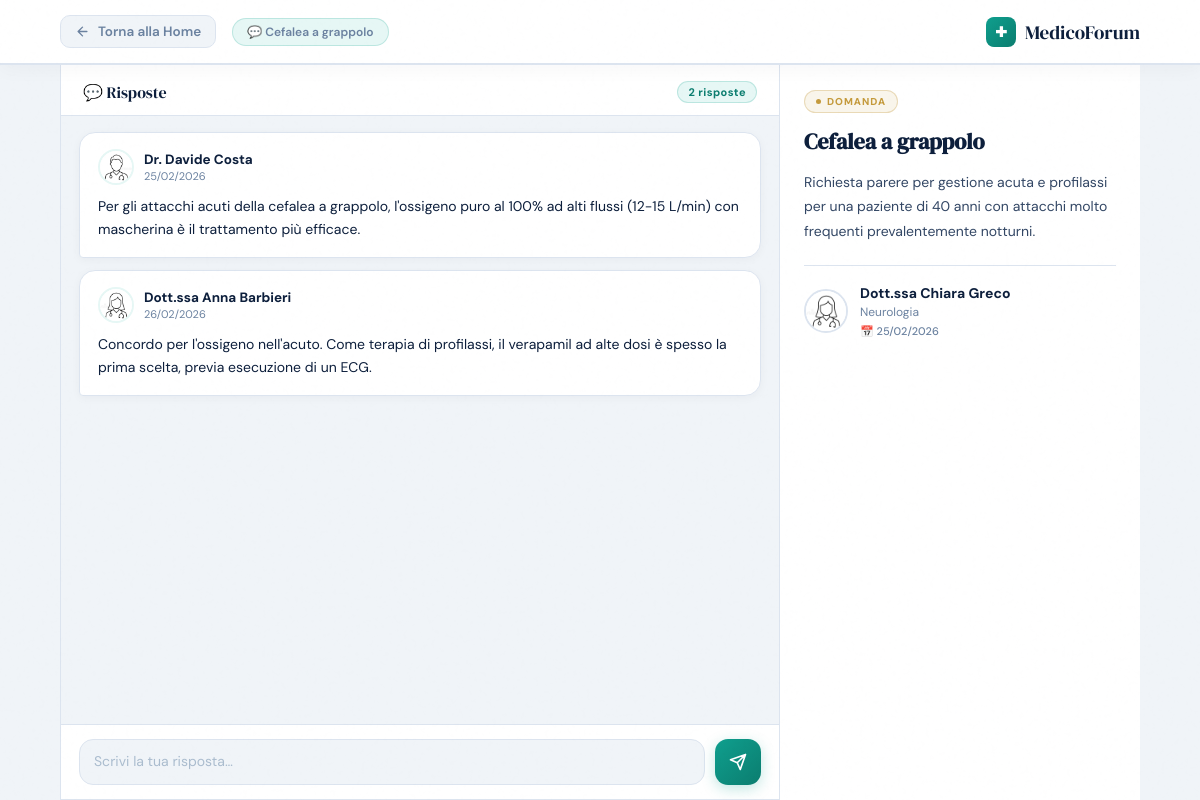
Page /frontend/discussione.php?id=3 (signed in) on the committed database.
### tables this page shows
CREATE TABLE `risposte` (
  `id_risposta` int(11) NOT NULL,
  `corpo` varchar(500) NOT NULL,
  `data_risposta` date DEFAULT current_timestamp(),
  `dottore` int(11) NOT NULL,
  `domanda` int(11) NOT NULL
);

CREATE TABLE `dottori` (
  `id_dottore` int(11) NOT NULL,
  `nome` varchar(30) NOT NULL,
  `cognome` varchar(30) NOT NULL,
  `sesso` varchar(1) NOT NULL,
  `data_nascita` date DEFAULT NULL,
  `data_inizio_lavoro` date DEFAULT NULL,
  `foto_profilo` varchar(500) DEFAULT NULL,
  `specializzazione` int(11) NOT NULL,
  `ospedale` int(11) NOT NULL,
  `biografia` varchar(500) DEFAULT NULL
);

### frontend/discussione.php (the view, shortened to what this page needs)
<?php
require_once 'database.php';
try {
  $connessione = new PDO("mysql:host=$host;dbname=$db", $user, $password);
  $connessione->setAttribute(PDO::ATTR_ERRMODE, PDO::ERRMODE_EXCEPTION);
} catch (PDOException $e) {
  die("Errore nella gestione del database: " . $e->getMessage());
}
$id = isset($_GET['id']) ? (int) $_GET['id'] : 0;
$sql = "SELECT titolo, corpo, data_domanda,dottori.nome AS nomeD, cognome, sesso, foto_profilo, specializzazioni.nome AS nomeS
        FROM domande
        JOIN dottori ON dottore = id_dottore
        JOIN specializzazioni ON specializzazione = codice
        WHERE id_domanda = ?";
$stmt = $connessione->prepare($sql);
$stmt->execute([$id]);
$domanda = $stmt->fetch(PDO::FETCH_ASSOC);
$sql = "SELECT corpo, data_risposta, dottori.nome AS nomeD, cognome, sesso, foto_profilo
        FROM risposte
        JOIN dottori ON dottore = id_dottore
        WHERE domanda = ?
        ORDER BY data_risposta ASC";
$stmt = $connessione->prepare($sql);
$stmt->execute([$id]);
$risposte = $stmt->fetchAll(PDO::FETCH_ASSOC);
?>
<!DOCTYPE html>
<html lang="it">
<head>
</head>
<body>
  <header>
    <a href="home.php" class="back-btn">
      <svg width="15" height="15" viewBox="0 0 24 24" fill="none" stroke="currentColor" stroke-width="2.2"
        stroke-linecap="round" stroke-linejoin="round">
        <path d="M19 12H5M12 19l-7-7 7-7" />
      </svg>
      Torna alla Home
    </a>
    <div class="thread-topic">💬 <?= $domanda['titolo'] ?></div>
    <a href="home.php" class="nav-logo">
      <span class="cross">✚</span>
      MedicoForum
    </a>
  </header>
  <div class="chat-layout">
    <div class="chat-left">
      <div class="replies-header">
        <div class="replies-title">💬 Risposte</div>
        <span class="replies-count"><?= count($risposte) ?> rispost<?= count($risposte) !== 1 ? 'e' : 'a' ?></span>
      </div>
      <div class="replies-scroll" id="repliesScroll">
        <?php if (empty($risposte)): ?>
          <div class="empty-replies">
            <div class="empty-icon">🩺</div>
            <div class="empty-text">Nessuna risposta ancora.<br>Sii il primo a contribuire!</div>
          </div>
        <?php else: ?>
          <?php foreach ($risposte as $i => $r): ?>
            <div class="reply-bubble" style="animation-delay: <?= $i * 0.05 ?>s">
              <div class="reply-author">
                <img src="img/<?= htmlspecialchars($r['foto_profilo']) ?>" class="reply-avatar" alt="">
                <div>
                  <div class="reply-name">
                    <?= $r['sesso'] === 'm' ? 'Dr.' : 'Dott.ssa' ?>
                    <?= htmlspecialchars($r['nomeD'] . ' ' . $r['cognome']) ?>
                  </div>
                  <div class="reply-date">
                    <?= date('d/m/Y', strtotime($r['data_risposta'])) ?>
                  </div>
                </div>
              </div>
              <div class="reply-body"><?= htmlspecialchars($r['corpo']) ?></div>
            </div>
          <?php endforeach; ?>
        <?php endif; ?>
      </div>
      <div class="reply-input-area">
        <form method="POST" action="discussione.php?id=<?= $id ?>">
          <div class="reply-input-row">
            <textarea class="reply-textarea" name="corpo" id="replyText" rows="1" placeholder="Scrivi la tua risposta…"
              required></textarea>
            <button type="submit" class="send-btn" title="Invia risposta">
              <svg viewBox="0 0 24 24">
                <path d="M22 2L11 13M22 2l-7 20-4-9-9-4 20-7z" />
              </svg>
            </button>
          </div>
        </form>
      </div>
    </div>
    <div class="chat-right">
      <div class="question-panel">
        <div class="q-label">Domanda</div>
        <h1 class="q-title"><?= htmlspecialchars($domanda['titolo']) ?></h1>
        <p class="q-body"><?= nl2br(htmlspecialchars($domanda['corpo'])) ?></p>
        <div class="q-divider"></div>
        <div class="q-author">
          <img src="img/<?= htmlspecialchars($domanda['foto_profilo']) ?>" class="q-avatar" alt="">
          <div>
            <div class="q-author-name">
              <?= $domanda['sesso'] === 'm' ? 'Dr.' : 'Dott.ssa' ?>
              <?= htmlspecialchars($domanda['nomeD'] . ' ' . $domanda['cognome']) ?>
            </div>
            <div class="q-author-spec"><?= htmlspecialchars($domanda['nomeS']) ?></div>
            <div class="q-date">
              📅 <?= date('d/m/Y', strtotime($domanda['data_domanda'])) ?>
            </div>
          </div>
        </div>
      </div>
    </div>
  </div>
</body>
</html>

### rows in the picture
risposte: dottore.foto_profilo (placeholder picture), shows "Dr.", dottore.cognome "Davide Costa", data_risposta "25/02/2026", corpo "Per gli attacchi acuti della cefalea a grappolo, l'ossigeno puro al 100% ad alti flussi (12-15 L/min) con mascherina è il trattamento più efficace."
risposte: dottore.foto_profilo (placeholder picture), shows "Dott.ssa", dottore.cognome "Anna Barbieri", data_risposta "26/02/2026", corpo "Concordo per l'ossigeno nell'acuto. Come terapia di profilassi, il verapamil ad alte dosi è spesso la prima scelta, previa esecuzione di un ECG."

### other values in the picture
$domanda['titolo'] "Cefalea a grappolo"
count($risposte) "2"
$domanda['corpo'] "Richiesta parere per gestione acuta e profilassi per una paziente di 40 anni con attacchi molto frequenti prevalentemente notturni."
$domanda['nomeD'] . ' ' . $domanda['cognome'] "Chiara Greco"
$domanda['nomeS'] "Neurologia"
date('d/m/Y', strtotime($domanda['data_domanda'])) "25/02/2026"
